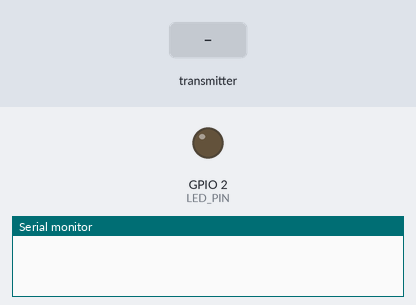
Bench run of a sketch on a simulated ESP32. Shown: output pins drawn as LEDs (lit = HIGH), the last lines printed to the serial monitor. Inputs (shaded band) come from the test bench.

Above: at 1.2 s.
1.3 s: the transmitter starts sending ledState = 1
At 2.1 s:
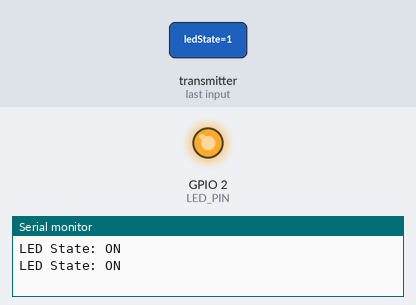
2.8 s: the transmitter starts sending ledState = 0
At 3.2 s:
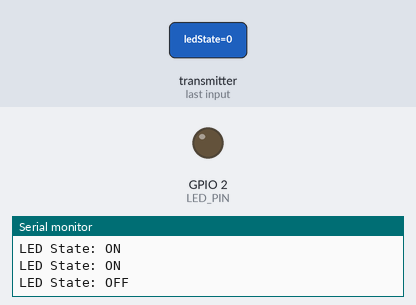
Timing chart, 0 to 5.8 s (numbered marks = the images above; inputs shaded):
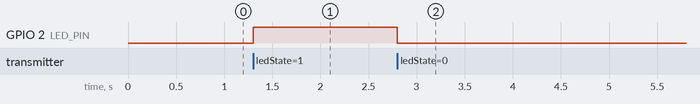

The sketch:

espnow_led_recv.ino
```cpp
#include <esp_now.h>
#include <WiFi.h>

#define LED_PIN 2 // Pin del LED

// Estructura de mensaje para recibir datos
typedef struct struct_message {
  bool ledState;
} struct_message;

struct_message myData;

// Callback cuando se reciben los datos
void OnDataRecv(const uint8_t *mac_addr, const uint8_t *incomingData, int len) {
  memcpy(&myData, incomingData, sizeof(myData));
  digitalWrite(LED_PIN, myData.ledState ? HIGH : LOW);
  Serial.print("LED State: ");
  Serial.println(myData.ledState ? "ON" : "OFF");
}

void setup() {
  // Inicializar el monitor serie
  Serial.begin(115200);

  // Configurar el pin del LED como salida
  pinMode(LED_PIN, OUTPUT);
  digitalWrite(LED_PIN, LOW);

  // Configurar el dispositivo como una estación Wi-Fi
  WiFi.mode(WIFI_STA);

  // Inicializar ESP-NOW
  if (esp_now_init() != ESP_OK) {
    Serial.println("Error initializing ESP-NOW");
    return;
  }

  // Registrar el callback para recibir datos
  esp_now_register_recv_cb(OnDataRecv);
}

void loop() {
  // El loop se mantiene vacío ya que el manejo de datos se realiza mediante callbacks
}
```

Measured:
- after the input at 1.3 s, GPIO 2 (LED_PIN): LOW → HIGH at once
- after the input at 2.8 s, GPIO 2 (LED_PIN): HIGH → LOW at once
